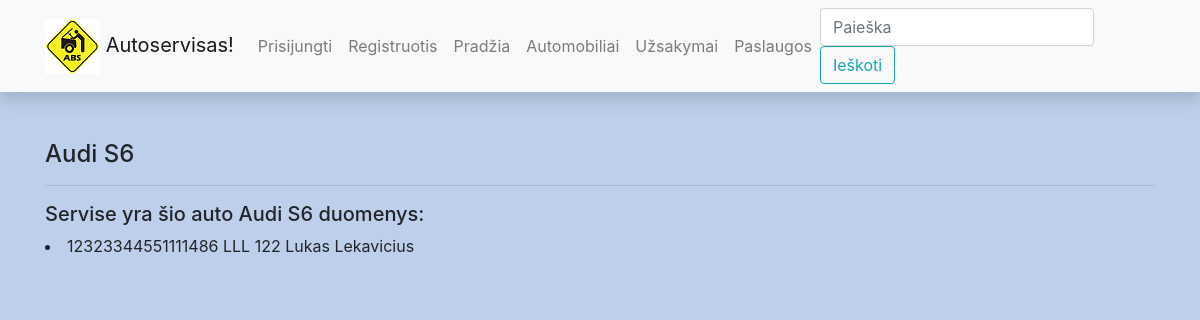
/automobiliai/4, run on the app's committed database.
### autoservisas/models.py (models this page shows, shortened)
class AutomobilioModelis(models.Model):
    marke = models.CharField('Marke', max_length=100)
    modelis = models.CharField('Modelis', max_length=100)
    metai = models.IntegerField('Metai')
    variklis = models.CharField('Variklis', max_length=100)
    class Meta:
        ordering = ['marke']
        verbose_name = 'Automobilio modelis'
        verbose_name_plural = 'Automobilių modeliai'

class Automobilis(models.Model):
    valstybinis_nr = models.CharField('Valstybinis numeris', max_length=15)
    vin = models.CharField('VIN numeris', max_length=21)
    klientas = models.CharField('Klientas', max_length=100)
    automobiliomodelis = models.ForeignKey('AutomobilioModelis', on_delete=models.SET_NULL, null=True, related_name='auto')
    class Meta:
        ordering = ['klientas']
        verbose_name = 'Automobilis'
        verbose_name_plural = 'Automobiliai'

### autoservisas/views.py (the view)
# urls.py: path('automobiliai/<int:automobiliomodelis_id>', views.automobilis, name='automobilis-one'),
def automobilis(request, automobiliomodelis_id):
    single_automobilis = get_object_or_404(AutomobilioModelis, pk=automobiliomodelis_id)
    context_t = {
        'automobilis_t': single_automobilis
    }
    return render(request, 'automobilis.html', context=context_t)

### autoservisas/templates/automobilis.html (shortened to what this page needs)
{% extends 'base.html' %}
{% block content %}
<h4> {{ automobilis_t.marke }} {{ automobilis_t.modelis }} </h4>
<hr/>
<h5>Servise yra šio auto {{ automobilis_t.marke }} {{ automobilis_t.modelis }} duomenys: </h5>
{% for automobilis in automobilis_t.auto.all %}
<li>{{ automobilis.vin }} {{ automobilis.valstybinis_nr }}
    {{ automobilis.klientas }}</li>
{% endfor %}
{% endblock %}

### autoservisas/static/css/styles.css (style rules this page uses)
body { background-color: #becfeb; }

### data on the page
AutomobilioModelis: marke "Audi", modelis "S6"
Automobilis: vin "12323344551111486", valstybinis_nr "LLL 122", klientas "Lukas Lekavicius"
